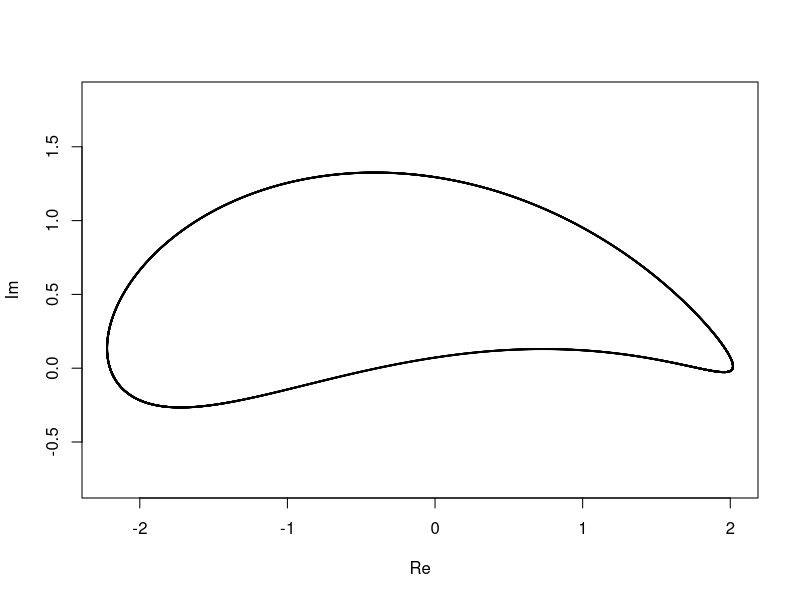

Write R code to recreate this figure.
joukowsky <- function (z){
  z+(1+0i)/z
}

a <- seq(0,2*pi, length.out=10000)

b_deg <- 15
b <- pi*b_deg/180
c<-1
eps <- 0.15


aaa <- c*(1+eps)
aa <- (aaa/cos(b))^2

set <- aa*(complex(real = sin(a) - eps*c, imaginary = cos(a) + aaa*tan(b)))

plot( joukowsky(set), asp =1, cex = 0.01 , xlab = "Re", ylab = "Im",axes = TRUE)





